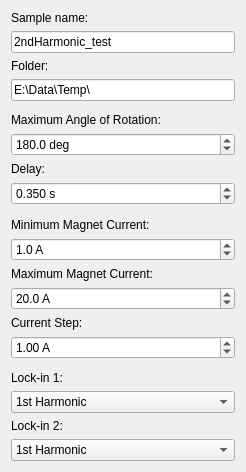
<?xml version="1.0" encoding="UTF-8"?>
<ui version="4.0">
 <class>Form</class>
 <widget class="QWidget" name="Form">
  <property name="geometry">
   <rect>
    <x>0</x>
    <y>0</y>
    <width>246</width>
    <height>472</height>
   </rect>
  </property>
  <property name="windowTitle">
   <string>Form</string>
  </property>
  <layout class="QVBoxLayout" name="verticalLayout_3">
   <item>
    <widget class="QLabel" name="label_10">
     <property name="text">
      <string>Sample name:</string>
     </property>
    </widget>
   </item>
   <item>
    <widget class="QLineEdit" name="samplename">
     <property name="text">
      <string>2ndHarmonic_test</string>
     </property>
    </widget>
   </item>
   <item>
    <widget class="QLabel" name="label_9">
     <property name="text">
      <string>Folder:</string>
     </property>
    </widget>
   </item>
   <item>
    <widget class="QLineEdit" name="folder">
     <property name="text">
      <string>E:\Data\Temp\</string>
     </property>
    </widget>
   </item>
   <item>
    <spacer name="verticalSpacer_3">
     <property name="orientation">
      <enum>Qt::Vertical</enum>
     </property>
     <property name="sizeHint" stdset="0">
      <size>
       <width>20</width>
       <height>40</height>
      </size>
     </property>
    </spacer>
   </item>
   <item>
    <widget class="QLabel" name="label">
     <property name="text">
      <string>Maximum Angle of Rotation:</string>
     </property>
    </widget>
   </item>
   <item>
    <widget class="QDoubleSpinBox" name="max_angle">
     <property name="suffix">
      <string> deg</string>
     </property>
     <property name="decimals">
      <number>1</number>
     </property>
     <property name="minimum">
      <double>0.900000000000000</double>
     </property>
     <property name="maximum">
      <double>360.000000000000000</double>
     </property>
     <property name="singleStep">
      <double>1.000000000000000</double>
     </property>
     <property name="value">
      <double>180.000000000000000</double>
     </property>
    </widget>
   </item>
   <item>
    <widget class="QLabel" name="label_4">
     <property name="text">
      <string>Delay:</string>
     </property>
    </widget>
   </item>
   <item>
    <widget class="QDoubleSpinBox" name="delay">
     <property name="suffix">
      <string> s</string>
     </property>
     <property name="decimals">
      <number>3</number>
     </property>
     <property name="maximum">
      <double>100000.000000000000000</double>
     </property>
     <property name="singleStep">
      <double>0.100000000000000</double>
     </property>
     <property name="value">
      <double>0.350000000000000</double>
     </property>
    </widget>
   </item>
   <item>
    <spacer name="verticalSpacer_2">
     <property name="orientation">
      <enum>Qt::Vertical</enum>
     </property>
     <property name="sizeHint" stdset="0">
      <size>
       <width>20</width>
       <height>40</height>
      </size>
     </property>
    </spacer>
   </item>
   <item>
    <widget class="QLabel" name="label_3">
     <property name="text">
      <string>Minimum Magnet Current:</string>
     </property>
    </widget>
   </item>
   <item>
    <widget class="QDoubleSpinBox" name="min_curr">
     <property name="suffix">
      <string> A</string>
     </property>
     <property name="decimals">
      <number>1</number>
     </property>
     <property name="minimum">
      <double>0.000000000000000</double>
     </property>
     <property name="maximum">
      <double>40.000000000000000</double>
     </property>
     <property name="singleStep">
      <double>1.000000000000000</double>
     </property>
     <property name="value">
      <double>1.000000000000000</double>
     </property>
    </widget>
   </item>
   <item>
    <widget class="QLabel" name="label_5">
     <property name="text">
      <string>Maximum Magnet Current:</string>
     </property>
    </widget>
   </item>
   <item>
    <widget class="QDoubleSpinBox" name="max_curr">
     <property name="suffix">
      <string> A</string>
     </property>
     <property name="decimals">
      <number>1</number>
     </property>
     <property name="maximum">
      <double>40.000000000000000</double>
     </property>
     <property name="singleStep">
      <double>1.000000000000000</double>
     </property>
     <property name="value">
      <double>20.000000000000000</double>
     </property>
    </widget>
   </item>
   <item>
    <widget class="QLabel" name="label_6">
     <property name="text">
      <string>Current Step:</string>
     </property>
    </widget>
   </item>
   <item>
    <widget class="QDoubleSpinBox" name="curr_step">
     <property name="suffix">
      <string> A</string>
     </property>
     <property name="maximum">
      <double>40.000000000000000</double>
     </property>
     <property name="value">
      <double>1.000000000000000</double>
     </property>
    </widget>
   </item>
   <item>
    <spacer name="verticalSpacer">
     <property name="orientation">
      <enum>Qt::Vertical</enum>
     </property>
     <property name="sizeHint" stdset="0">
      <size>
       <width>20</width>
       <height>40</height>
      </size>
     </property>
    </spacer>
   </item>
   <item>
    <widget class="QLabel" name="label_2">
     <property name="text">
      <string>Lock-in 1:</string>
     </property>
    </widget>
   </item>
   <item>
    <widget class="QComboBox" name="Lockin1_use">
     <item>
      <property name="text">
       <string>1st Harmonic</string>
      </property>
     </item>
     <item>
      <property name="text">
       <string>2nd Harmonic</string>
      </property>
     </item>
     <item>
      <property name="text">
       <string>None</string>
      </property>
     </item>
    </widget>
   </item>
   <item>
    <widget class="QLabel" name="label_7">
     <property name="text">
      <string>Lock-in 2:</string>
     </property>
    </widget>
   </item>
   <item>
    <widget class="QComboBox" name="Lockin2_use">
     <property name="currentText">
      <string>2nd Harmonic</string>
     </property>
     <item>
      <property name="text">
       <string>1st Harmonic</string>
      </property>
     </item>
     <item>
      <property name="text">
       <string>2nd Harmonic</string>
      </property>
     </item>
     <item>
      <property name="text">
       <string>None</string>
      </property>
     </item>
    </widget>
   </item>
  </layout>
 </widget>
 <resources/>
 <connections/>
</ui>
